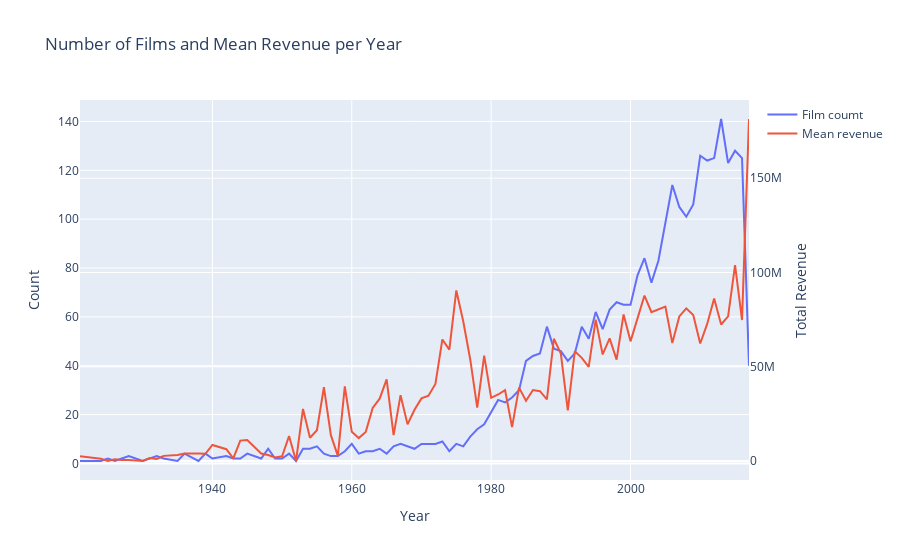

This figure's notebook cell:
### Code cell
df1 = train['release_date year'].value_counts().sort_index()
df2 = train.groupby(['release_date year'])['revenue'].mean()

data = [go.Scatter(x=df1.index, y=df1.values, name='Film coumt'),
        go.Scatter(x=df2.index, y=df2.values, name='Mean revenue', yaxis='y2')]

layout = go.Layout(dict(title = "Number of Films and Mean Revenue per Year",
                  xaxis = dict(title = 'Year'),
                  yaxis = dict(title = 'Count'),
                  yaxis2 = dict(title='Total Revenue', overlaying='y', side='right')), legend=dict(orientation='v'))
py.iplot(dict(data=data, layout=layout))
